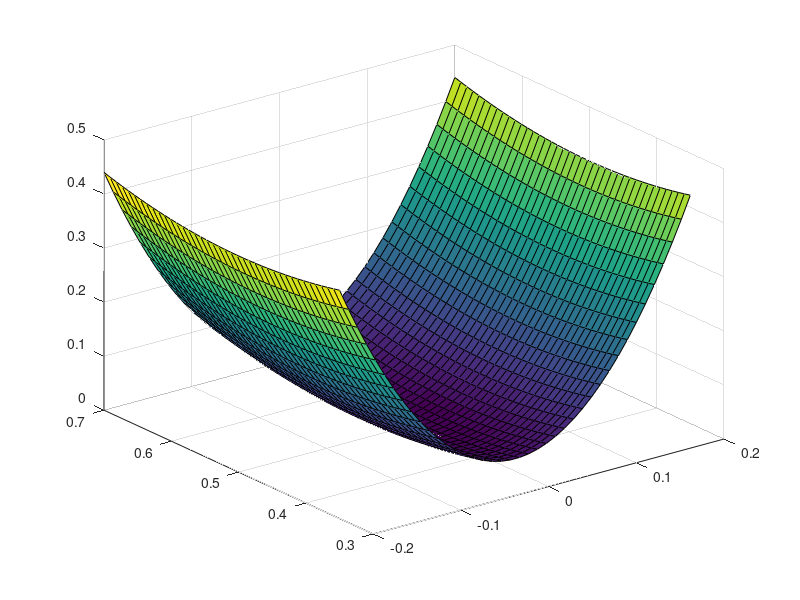
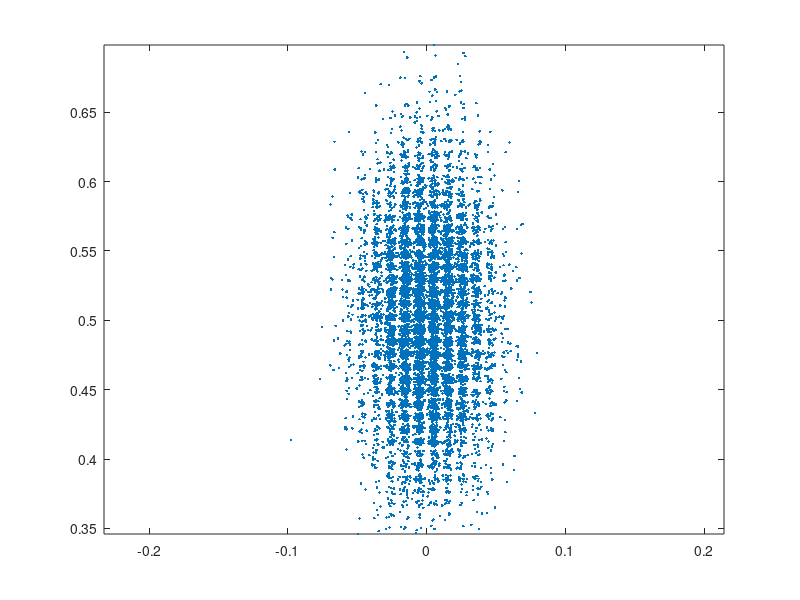
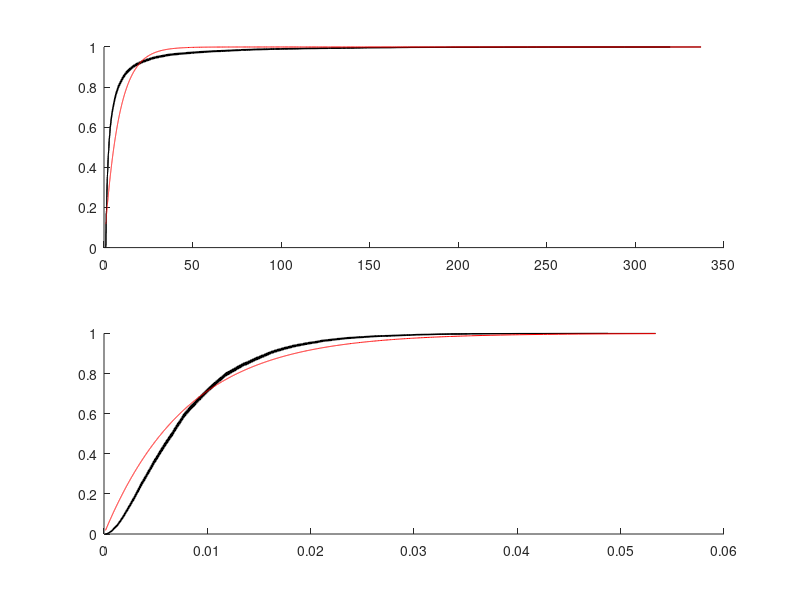
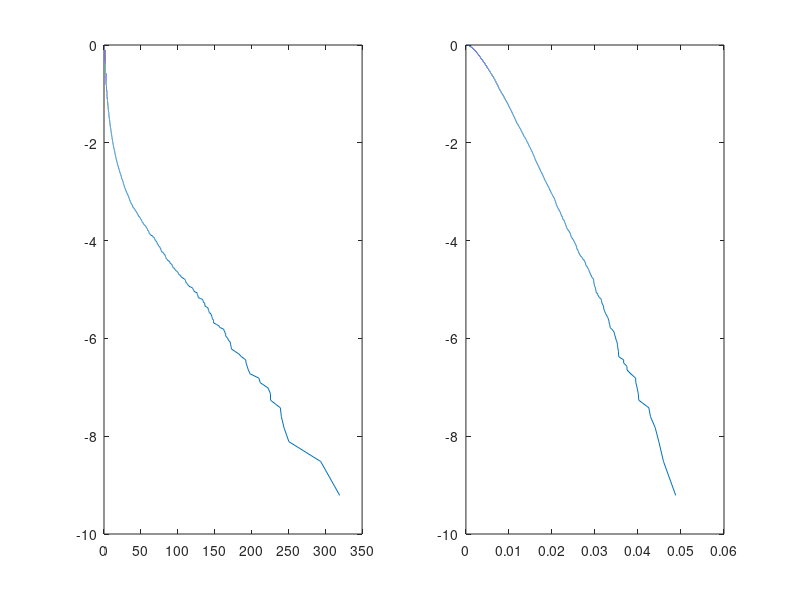

MATLAB code for these plots, in order:
clc
clear all

%Syntax is maxV=saccadefunc; [x,v]=saccadefunc(t0,tf,t);
%saccadefunc=@minjerkSaccade; %Closer to reality
%saccadefunc=@linearSaccade; %Important for testing since E(t) is constant
mass=1;
temp=.01;
doNothingQ=0.1
nbins=40;
timetemp=.005;
shift=1;

sacMaxV=1.875; %saccadefunc();
sacRu=.5*mass*sacMaxV^2;

%% Actual sequence for later reference
% Establish the pool of candidates
% Compute Tn2 (and cull here?)
% Choose among the candidates (and cull here?)
% Wash, rinse, repeat

%% Set up a 2D potential field

[X,Y]=meshgrid(linspace(-.2,.2,nbins),linspace(.35,.7,nbins)); %Mimic manipulandum

U=(10*(X-0).^2+(Y-.5).^2); %The most important decision in this file
%U=0*U;

figure(1)
clf
surf(X,Y,U)

%% Explore the space with jumps

jumps(1).tf=0;
jumps(1).xf=[0 .5];
jumps(1).U=0; %U = sum deltaU, so avoid doing lookups.
jumps(1).i=1;
k=1;


while k<10000 %jumps(k).tf<10 %Seconds to run the simulation
    %Each point on the grid is a candidate, deal in unpixelated reality later
    
    L2=(X-jumps(k).xf(1)).^2+(Y-jumps(k).xf(2)).^2;
    deltaU=U-jumps(k).U;
    
    % Tn2=(bounty-deltaU)./(3*L2*sacRu); %Based on Shadmehrian T_crit
    %shift=max(0,deltaU./L2);
    
    Tn2=shift+exprnd((doNothingQ-deltaU)./(3*L2),size(L2));
    Jdot=(doNothingQ-deltaU).*(Tn2.^.5)+sacRu*L2.*(Tn2.^(3/2));
    J=exp(-(deltaU-doNothingQ+sacRu*L2.*Tn2)/temp);
    J(Jdot(:)<=0)=0;
    J(jumps(k).i)=0.0001; %epsilon, if everything else sucks, stand still
    %J(J<0)=0;
    %J((Tn2<=0)|(L2==0))=0; %Needed for T_crit approach
    %Choose among the candidates with Pr prop to e^-J/temp
    J(isnan(J))=0;
    cJ=cumsum(J(:));
    i=find(cJ>rand*cJ(end),1,'first');
    if isempty(i)
        bombedout=1
        return
    end
    
    %Store the jump
    jumps(k+1).i=i;
    jumps(k+1).x0=jumps(k).xf;
    jumps(k+1).xf=[X(i) Y(i)];
    jumps(k+1).L2=L2(i);
    jumps(k+1).Tn2=Tn2(i);
    jumps(k+1).deltaU=deltaU(i);
    jumps(k+1).U=jumps(k).U+deltaU(i);
    
    k=k+1;
end

%% Do an immediate sanity check

figure(2)
clf

xfs=vertcat(jumps(:).xf)+.002*randn(k,2);

plot(xfs(:,1),xfs(:,2),'.')
axis equal

%% Ask the critical question: is Tn2 exponential?

figure(3)
clf
subplot(2,1,1)
tn2=[jumps.Tn2];
[f,x,lo,hi]=ecdf(tn2);
hold on
h=fill([x(~isnan(lo)); wrev(x(~isnan(hi)))],[lo(~isnan(lo)); wrev(hi(~isnan(hi)))],'k');
plot(x,f,'k')
plot(x,expcdf(x,expfit(tn2)),'r')
fE=f;
xE=x;

subplot(2,1,2)
en=[jumps.L2].*[jumps.Tn2];
[f,x,lo,hi]=ecdf(en);
hold on
h=fill([x(~isnan(lo)); wrev(x(~isnan(hi)))],[lo(~isnan(lo)); wrev(hi(~isnan(hi)))],'k');
plot(x,f,'k')
plot(x,expcdf(x,expfit(en)),'r')

%% For comparison to real data
figure(4)
clf
subplot(1,2,1)
plot(xE,log(1-fE))

subplot(1,2,2)
plot(x,log(1-f))
